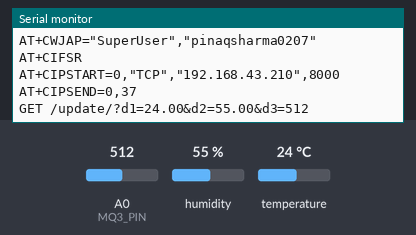
Simulated run of this sketch. Board: Arduino Uno, built with avr-gcc and run on an emulated ATmega328P. On the bench: the last lines printed to the serial monitor. The inputs (shaded band) are chosen by the test bench; at power-on: humidity 55 %, A0 (MQ3_PIN) = 512, temperature 24 °C.

Above: at 12.2 s.
12.3 s: humidity set to 22 %
At 13.6 s:
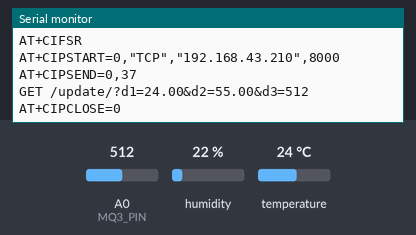
17.5 s: A0 (MQ3_PIN) set to 716
At 20.6 s:
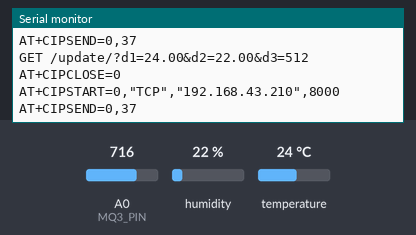
20.9 s: temperature set to 12 °C
At 21.9 s:
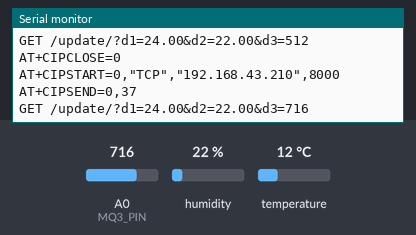
24.3 s: A0 (MQ3_PIN) set to 900
At 26.0 s:
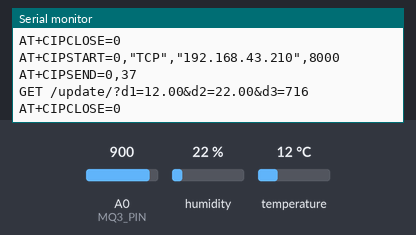
27.7 s: humidity set to 40 %
At 29.0 s:
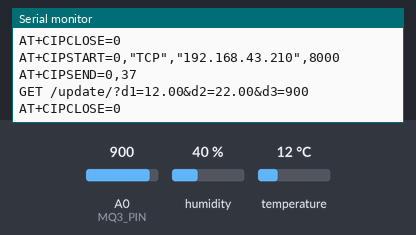
Timing chart, 0 to 30.7 s (numbered marks = the images above; inputs shaded):
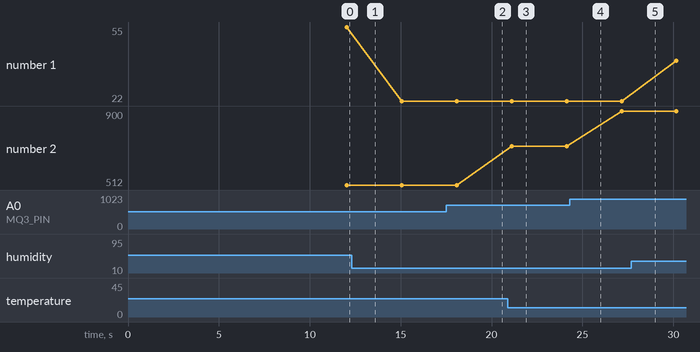

The sketch:

food_q_2.ino
```cpp
#include <Adafruit_Sensor.h>
#include "DHT.h"                                                                      //Required Sensor Libraries to communicate with DHT-11 sensor


#define DHTTYPE DHT11                                                                 //Tyoe of DHT sensor used
#define DHT11_PIN 8                                                                   //DHT sensor data pin
#define MQ3_PIN A0                                                                    //MQ-3 Gas sensor pin

DHT dht(DHT11_PIN, DHTTYPE);                                                          //initiaization of the DHT-11 sensor

char data = 0;                                                                        //initialization of the required variables
int gas_read = 0;
float temp;
float hum;

void setup()
{
  dht.begin();

  Serial.begin(115200);                                                               //begin serial communication

  Serial.println("AT");                                                               //Communication with NodeMCU using standard AT commands to
  delay(1000);                                                                        //initialize communication and connect to the Wi-Fi network
  Serial.println("AT+GMR");
  delay(1000);
  Serial.println("AT+CWMODE=3");
  delay(1000);
  Serial.println("AT+RST");
  delay(5000);
  Serial.println("AT+CIPMUX=1");
  delay(1000);
  String cmd="AT+CWJAP=\"SuperUser\",\"pinaqsharma0207\"";
  Serial.println(cmd);
  delay(1000);
  Serial.println("AT+CIFSR");
  delay(1000);
}

void loop()
{
  gas_read = analogRead(MQ3_PIN);                                                   //Requests for data on analog pin A0 for sensor vzlues
  temp = dht.readTemperature();                                                     //Reads the Temperature value in °C
  hum = dht.readHumidity();                                                         //Reads the Humidity in the air

  esp_8266();                                                                       //Calls function to send data to appliction server
}

void esp_8266()
{
  String cmd="AT+CIPSTART=0,\"TCP\",\"192.168.43.210\",8000";                      //Initialize TCP communication to the application server
  Serial.println(cmd);

  String getStr="GET /update/?d1=";                                                //Creates a data set in the format GET /update/?d1='TEMP'&d2='HUMIDITY'&d3='METHENE GAS'
  getStr+=String(temp);
  getStr+="&d2=";
  getStr+=String(hum);
  getStr+="&d3=";
  getStr+=String(gas_read);
  cmd = "AT+CIPSEND=0,";                                                          //Closes the container for the TCP communication packet
  cmd += String(getStr.length());
  Serial.println(cmd);
  delay(1000);
  Serial.println(getStr);
  delay(1000);
  Serial.println("AT+CIPCLOSE=0");                                                //Sends the TCP packet and closes the connection
  delay(1000);
}
```

Measured:
- plotted number 1: 55 → 22 after the input at 12.3 s, 22 → 40 after the input at 27.7 s
- plotted number 2: 716 → 900 after the input at 24.3 s
